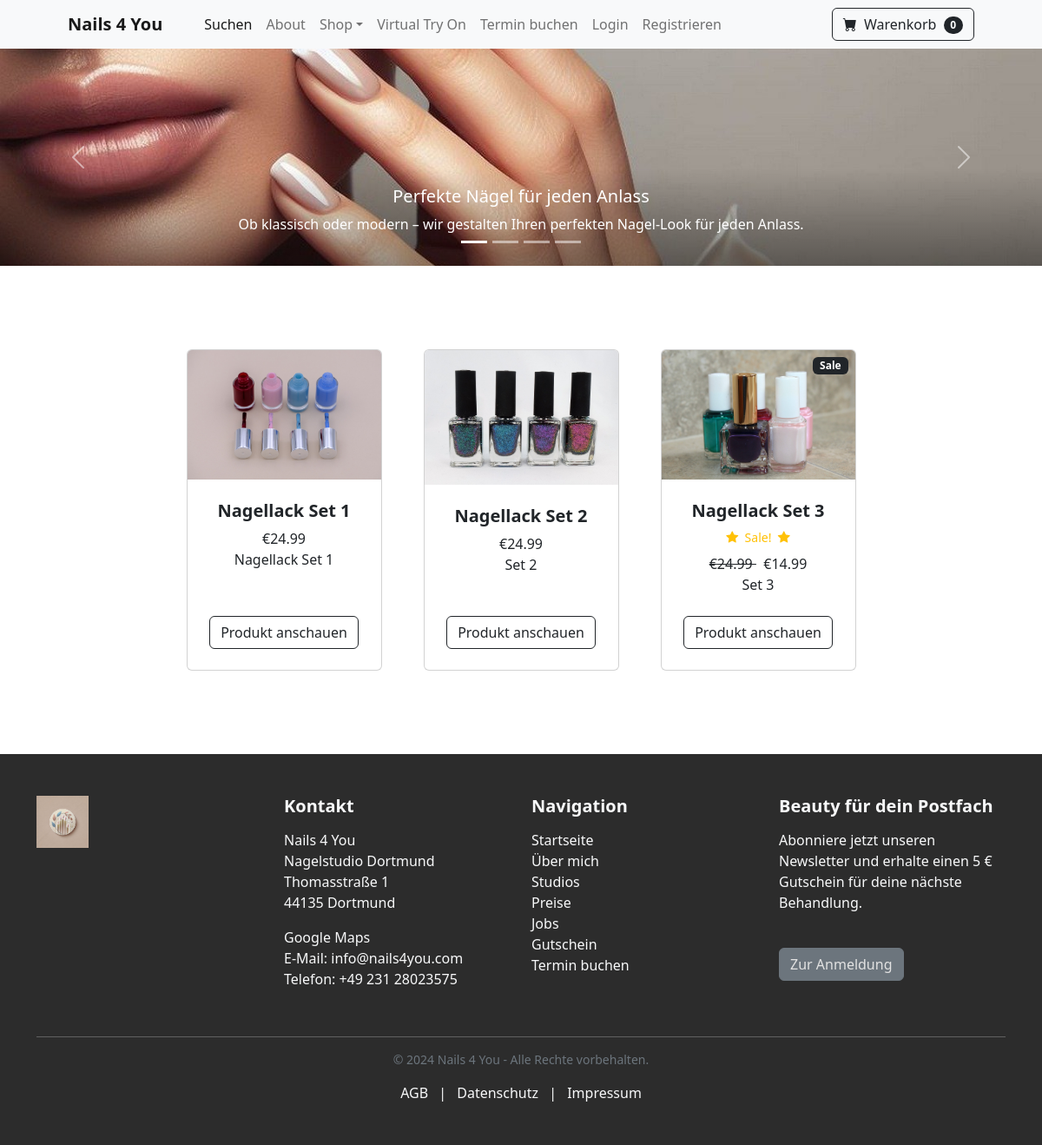
Page /category/Nagellack on the committed database.
### nails4you/models.py (models this page shows, shortened)
class Product(models.Model):
    name = models.CharField(max_length=200, null=True)
    price = models.DecimalField(max_digits=7, decimal_places=2)
    category = models.ForeignKey(Category, on_delete=models.CASCADE, default=1)
    description = models.CharField(max_length=250, null=True, blank=True, default='')
    image = models.ImageField(null=True, blank=True)
    is_sale = models.BooleanField(default=False)
    sale_price = models.DecimalField(max_digits=7, decimal_places=2, default=0)

### nails4you/views.py (the view)
# urls.py: path('category/<str:foo>', views.category, name='category'),
def category(request, foo):
    foo = foo.replace('-', ' ')
    try:
        category = Category.objects.get(name=foo)
        products = Product.objects.filter(category=category)
        return render(request, 'category.html', {'products':products, 'category':category})
    except:
        messages.success(request,("Diese Kategorie existiert nicht..."))
        return redirect('shop')

### cart/cart.py (called while the page is built)
    def __len__(self):
        return len(self.cart)

### cart/context_processors.py (called while the page is built)
def cart(request):
    return {'cart': Cart(request)}

### nails4you/templates/category.html (shortened to what this page needs)
{% extends 'base.html' %}
    {% load static %}
{% block content %}
<section class="py-5">
    <div class="container px-4 px-lg-5 mt-5">
        <div class="row gx-4 gx-lg-5 row-cols-2 row-cols-md-3 row-cols-xl-4 justify-content-center">
            {% for product in products %}
                {% if product.is_sale %}
                <div class="col mb-5">
                    <div class="card h-100">
                        <div class="badge bg-dark text-white position-absolute" style="top: 0.5rem; right: 0.5rem">Sale</div>
                        <img class="card-img-top" src="{{ product.image.url }}" alt="..." />
                        <div class="card-body p-4">
                            <div class="text-center">
                                <h5 class="fw-bolder">{{ product.name }}</h5>
                                <div class="d-flex justify-content-center small text-warning mb-2">
                                    <div class="bi-star-fill"></div>
                                    &nbsp;&nbsp;Sale!&nbsp;&nbsp;
                                    <div class="bi-star-fill"></div>
                                </div>
                                 <strike>
                                €{{ product.price }}
                                </strike>
                                &nbsp;
                                €{{ product.sale_price }}
                                <br>
                                {{ product.description }}
                            </div>
                        </div>
                        <div class="card-footer p-4 pt-0 border-top-0 bg-transparent">
                            <div class="text-center"><a class="btn btn-outline-dark mt-auto" href="{% url 'product' product.id %}">Produkt anschauen</a></div>
                        </div>
                    </div>
                </div>
                {% else %}
            <div class="col mb-5">
                <div class="card h-100">
                    <img class="card-img-top" src="{{ product.image.url }}" alt="..." />
                    <div class="card-body p-4">
                        <div class="text-center">
                            <h5 class="fw-bolder">{{ product.name }}</h5>
                            €{{ product.price }}
                            <br>
                            {{ product.description }}
                        </div>
                    </div>
                    <div class="card-footer p-4 pt-0 border-top-0 bg-transparent">
                        <div class="text-center"><a class="btn btn-outline-dark mt-auto" href="{% url 'product' product.id %}">Produkt anschauen</a></div>
                    </div>
                </div>
            </div>
                {% endif %}
            {% endfor %}
        </div>
    </div>
</section>
{% endblock content %}

### rows in the picture
Product: image (picture), name "Nagellack Set 1", price "24.99", description "Nagellack Set 1"
Product: image (picture), name "Nagellack Set 2", price "24.99", description "Set 2"
Product: image (picture), name "Nagellack Set 3", price "24.99", sale_price "14.99", description "Set 3"

### other values in the picture
{{ cart|length }} "0"
